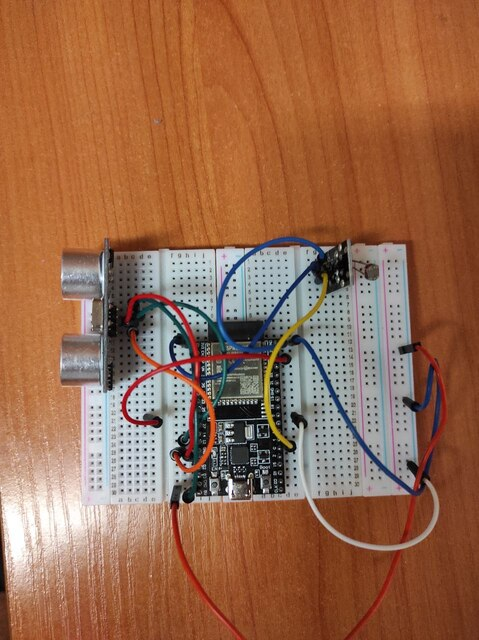
#> input picture frames_to_pdf/1.jpg, 479 x 640 px; its folder holds only this picture in this run
$ python -i Converter.py   (imports and definitions only)
#> lines starting #> are read from the running program, lines starting #| are printed output that depends on the picture
import os
from PIL import Image

# Функция преобразования картинки в массив
def image_to_array(image):
    # Преобразование размера картинки в 16x16
    resized_image = image.resize((16, 16))

    # Инициализация массива
    array = []

    # Преобразование картинки в режим RGB
    rgb_image = resized_image.convert('RGB')

    # Итерация по пикселям картинки
    for y in range(16):
        row = []
        if y % 2 == 0:
            # Четная строка (справа налево)
            for x in range(15, -1, -1):
                # Получение RGB значения пикселя
                r, g, b = rgb_image.getpixel((x, y))

                # Преобразование RGB значения в 24-битный код цвета
                color_code = (r << 16) | (g << 8) | b

                # Добавление кода цвета в строку
                row.append(color_code)
        else:
            # Нечетная строка (слева направо)
            for x in range(16):
                # Получение RGB значения пикселя
                r, g, b = rgb_image.getpixel((x, y))

                # Преобразование RGB значения в 24-битный код цвета
                color_code = (r << 16) | (g << 8) | b

                # Добавление кода цвета в строку
                row.append(color_code)

        # Добавление строки в массив
        array.append(row)

    return array

# Получение текущей директории программы
current_dir = os.path.dirname(os.path.abspath(__file__))

# Получение списка папок в текущей директории
folders = [folder for folder in os.listdir(current_dir) if os.path.isdir(folder)]

# Итерация по папкам
# [34 lines not run here, left out]

>>> import cv2
>>> picture = cv2.imread('../frames_to_pdf/1.jpg', cv2.IMREAD_GRAYSCALE)
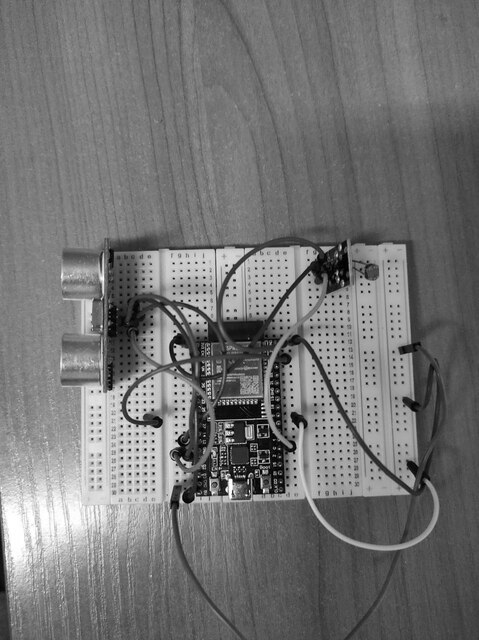
#> picture: shape (640, 479); min 0, max 255, mean 115.8
#> (the run stopped early here; a loop or call above may not have finished)

$ run again, on frames_to_pdf/2.jpg
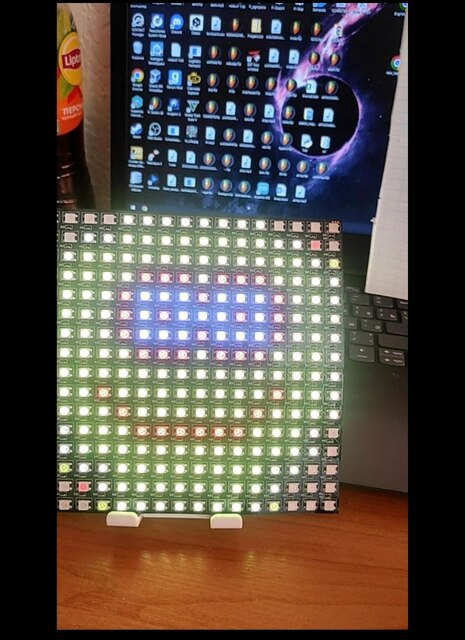
#> input picture frames_to_pdf/2.jpg, 465 x 640 px
#> `picture = cv2.imread('../frames_to_pdf/1.jpg', cv2.IMREAD_GRAYSCALE)`:
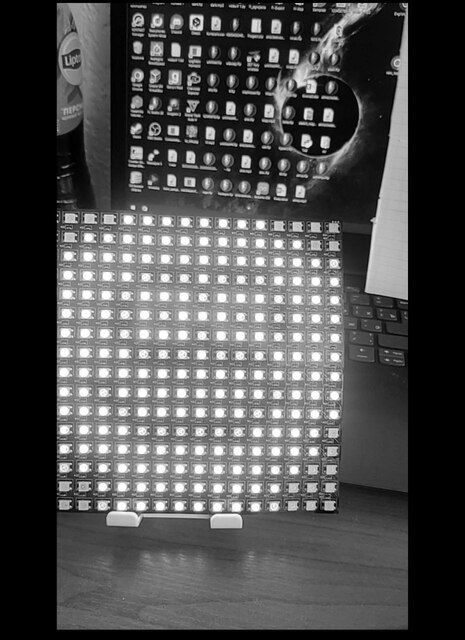
#> picture: shape (640, 465); min 0, max 255, mean 78.6

$ run again, on frames_to_pdf/3.jpg
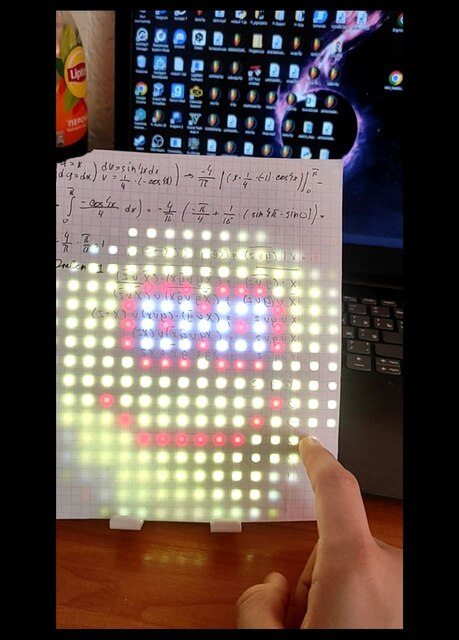
#> input picture frames_to_pdf/3.jpg, 459 x 640 px
#> `picture = cv2.imread('../frames_to_pdf/1.jpg', cv2.IMREAD_GRAYSCALE)`:
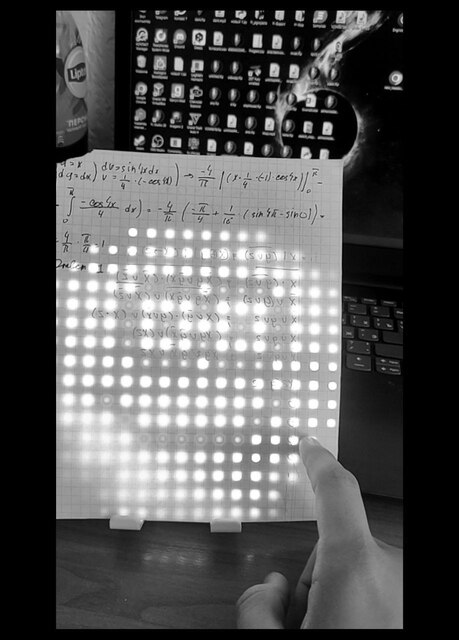
#> picture: shape (640, 459); min 0, max 255, mean 84
